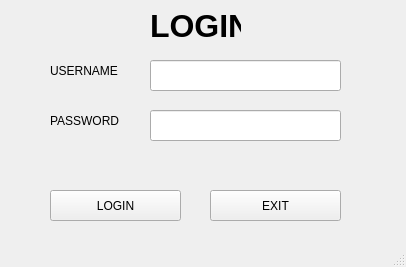
<?xml version="1.0" encoding="UTF-8"?>
<ui version="4.0">
 <class>LoginWindow</class>
 <widget class="QMainWindow" name="LoginWindow">
  <property name="windowModality">
   <enum>Qt::NonModal</enum>
  </property>
  <property name="geometry">
   <rect>
    <x>0</x>
    <y>0</y>
    <width>406</width>
    <height>267</height>
   </rect>
  </property>
  <property name="windowTitle">
   <string>Login</string>
  </property>
  <widget class="QWidget" name="centralwidget">
   <widget class="QLabel" name="label">
    <property name="geometry">
     <rect>
      <x>150</x>
      <y>10</y>
      <width>91</width>
      <height>31</height>
     </rect>
    </property>
    <property name="font">
     <font>
      <pointsize>24</pointsize>
      <weight>75</weight>
      <bold>true</bold>
     </font>
    </property>
    <property name="text">
     <string>LOGIN</string>
    </property>
   </widget>
   <widget class="QLineEdit" name="txtUsername">
    <property name="geometry">
     <rect>
      <x>150</x>
      <y>60</y>
      <width>191</width>
      <height>31</height>
     </rect>
    </property>
    <property name="font">
     <font>
      <pointsize>18</pointsize>
     </font>
    </property>
   </widget>
   <widget class="QLineEdit" name="txtPassword">
    <property name="geometry">
     <rect>
      <x>150</x>
      <y>110</y>
      <width>191</width>
      <height>31</height>
     </rect>
    </property>
    <property name="font">
     <font>
      <pointsize>18</pointsize>
     </font>
    </property>
   </widget>
   <widget class="QLabel" name="label_2">
    <property name="geometry">
     <rect>
      <x>50</x>
      <y>60</y>
      <width>81</width>
      <height>21</height>
     </rect>
    </property>
    <property name="text">
     <string>USERNAME</string>
    </property>
   </widget>
   <widget class="QLabel" name="label_3">
    <property name="geometry">
     <rect>
      <x>50</x>
      <y>110</y>
      <width>81</width>
      <height>21</height>
     </rect>
    </property>
    <property name="text">
     <string>PASSWORD</string>
    </property>
   </widget>
   <widget class="QPushButton" name="btnExit">
    <property name="geometry">
     <rect>
      <x>210</x>
      <y>190</y>
      <width>131</width>
      <height>31</height>
     </rect>
    </property>
    <property name="text">
     <string>EXIT</string>
    </property>
   </widget>
   <widget class="QPushButton" name="btnLogin">
    <property name="geometry">
     <rect>
      <x>50</x>
      <y>190</y>
      <width>131</width>
      <height>31</height>
     </rect>
    </property>
    <property name="text">
     <string>LOGIN</string>
    </property>
   </widget>
   <widget class="QLabel" name="lblError">
    <property name="geometry">
     <rect>
      <x>50</x>
      <y>150</y>
      <width>191</width>
      <height>31</height>
     </rect>
    </property>
    <property name="font">
     <font>
      <pointsize>18</pointsize>
     </font>
    </property>
    <property name="contextMenuPolicy">
     <enum>Qt::NoContextMenu</enum>
    </property>
    <property name="styleSheet">
     <string notr="true">color:red;</string>
    </property>
    <property name="text">
     <string/>
    </property>
   </widget>
  </widget>
  <widget class="QMenuBar" name="menubar">
   <property name="geometry">
    <rect>
     <x>0</x>
     <y>0</y>
     <width>406</width>
     <height>22</height>
    </rect>
   </property>
  </widget>
  <widget class="QStatusBar" name="statusbar"/>
 </widget>
 <resources/>
 <connections/>
</ui>
